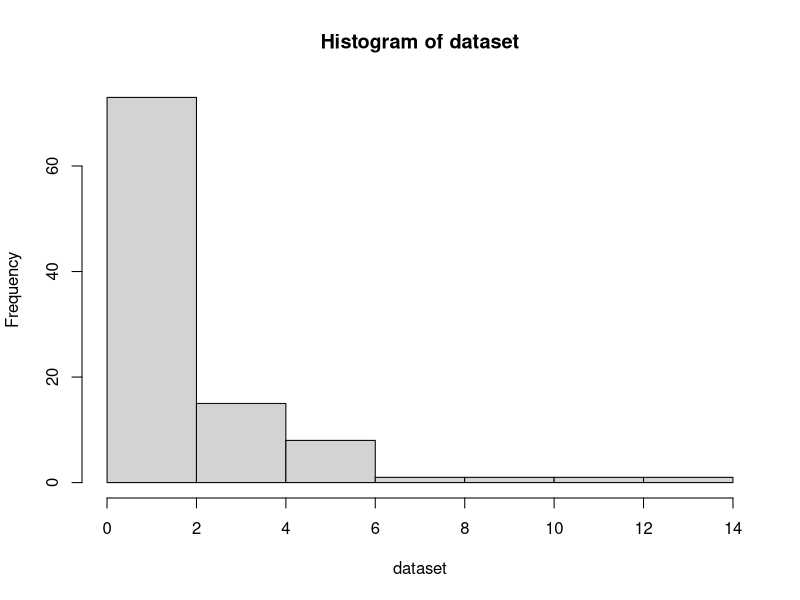

Here is the R script that generated this plot:
## ---- chunk 1
knitr::opts_chunk$set(echo = TRUE)
## ---- chunk 2
library(tidyverse)
## ---- chunk 3
n1 <- 10
p1 <- 0.697

n1*p1
## ---- chunk 4
n1*p1*(1-p1)
## ---- chunk 5
dbinom(x=5,size=10,prob=0.697)
## ---- chunk 6
pbinom(q=3,size=10,prob = 0.697)
## ---- chunk 7
1-pbinom(q=5, size=10, prob=0.697)
## ---- chunk 8
qbinom(p=0.5, size=10, prob=0.697)
## ---- chunk 9
rbinom(n=100,size = 20,prob = 0.5)
## ---- chunk 10
1/0.3
## ---- chunk 11
dgeom(x=9, prob = 0.3)
## ---- chunk 12
1-pgeom(q=2,prob=0.3)

## ---- chunk 13
dataset <- rgeom(100,0.3)
dataset
mean(dataset)
## ---- chunk 14
hist(dataset)
